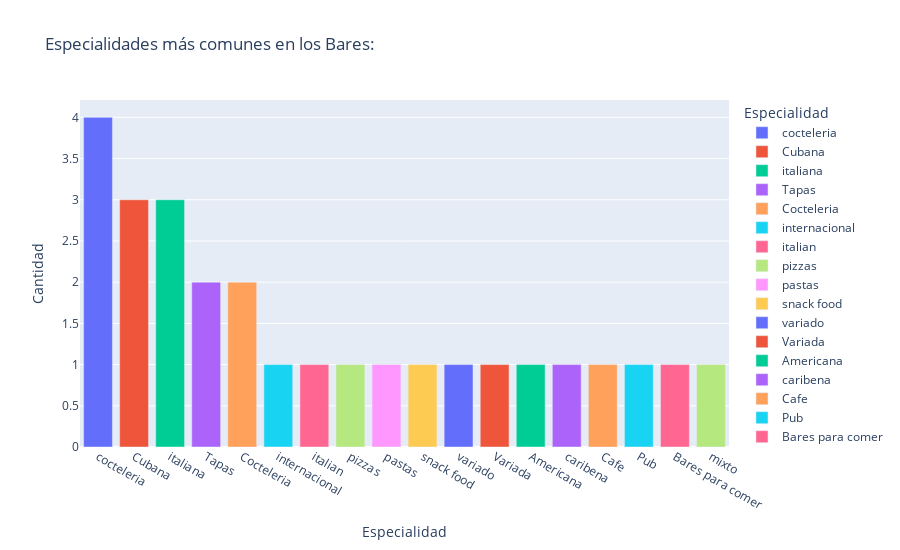
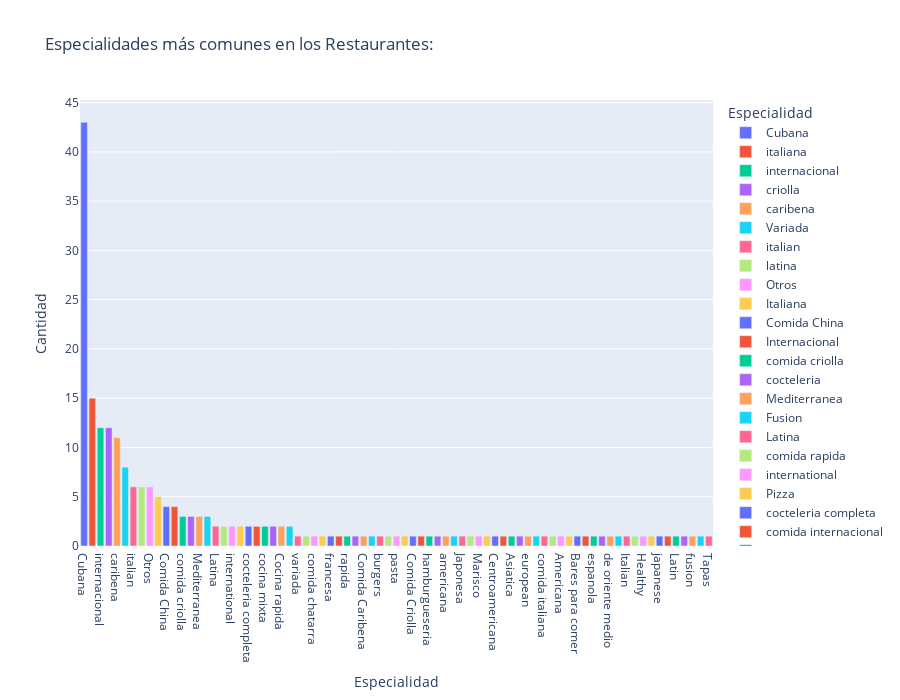

Here is the notebook cell these charts were saved with, in order:
### Markdown cell above
4. **Especialidades Más Comunes**:
    * **Gráfico**: Gráficos de barras que muestran las especialidades más comunes en bares, restaurantes y bar-restaurantes.
    * **Utilidad**: Este análisis ayuda a identificar las preferencias gastronómicas y las tendencias del mercado, lo que puede ser útil para ajustar la oferta de los establecimientos.

### Code cell
df_bar = df[df['type'] == 'bar']
df_restaurant = df[df['type'] == 'restaurant']
df_barrestaurant = df[df['type'] == 'barrestaurant']

df_bar = df_bar['speciality'].explode().value_counts().reset_index()
df_restaurant = df_restaurant['speciality'].explode().value_counts().reset_index()
df_barrestaurant = df_barrestaurant['speciality'].explode().value_counts().reset_index()

fig_bar = px.bar(
    df_bar,
    x='speciality',
    y='count',
    title='Especialidades más comunes en los Bares:',
    labels={'speciality': 'Especialidad', 'count': 'Cantidad'},
    color='speciality',
    height=550
)

fig_restaurant = px.bar(
    df_restaurant,
    x='speciality',
    y='count',
    title='Especialidades más comunes en los Restaurantes:',
    labels={'speciality': 'Especialidad', 'count': 'Cantidad'},
    color='speciality',
    height=700
)

fig_barrestaurant = px.bar(
    df_barrestaurant,
    x='speciality',
    y='count',
    title='Especialidades más comunes en los Bares-restaurantes:',
    labels={'speciality': 'Especialidad', 'count': 'Cantidad'},
    color='speciality',
    height=550
)


fig_bar.show()
fig_restaurant.show()
fig_barrestaurant.show()

### Figure 1 — Plotly figure (JSON) as saved in the notebook; plotly's stock layout.template omitted (floating-point values rounded to 4 significant figures)
{"data": [{"hovertemplate": "Especialidad=%{x}<br>Cantidad=%{y}<extra></extra>", "legendgroup": "cocteleria", "marker": {"color": "#636efa", "pattern": {"shape": ""}}, "name": "cocteleria", "orientation": "v", "showlegend": true, "textposition": "auto", "type": "bar", "x": ["cocteleria"], "xaxis": "x", "y": [4], "yaxis": "y"}, {"hovertemplate": "Especialidad=%{x}<br>Cantidad=%{y}<extra></extra>", "legendgroup": "Cubana", "marker": {"color": "#EF553B", "pattern": {"shape": ""}}, "name": "Cubana", "orientation": "v", "showlegend": true, "textposition": "auto", "type": "bar", "x": ["Cubana"], "xaxis": "x", "y": [3], "yaxis": "y"}, {"hovertemplate": "Especialidad=%{x}<br>Cantidad=%{y}<extra></extra>", "legendgroup": "italiana", "marker": {"color": "#00cc96", "pattern": {"shape": ""}}, "name": "italiana", "orientation": "v", "showlegend": true, "textposition": "auto", "type": "bar", "x": ["italiana"], "xaxis": "x", "y": [3], "yaxis": "y"}, {"hovertemplate": "Especialidad=%{x}<br>Cantidad=%{y}<extra></extra>", "legendgroup": "Tapas", "marker": {"color": "#ab63fa", "pattern": {"shape": ""}}, "name": "Tapas", "orientation": "v", "showlegend": true, "textposition": "auto", "type": "bar", "x": ["Tapas"], "xaxis": "x", "y": [2], "yaxis": "y"}, {"hovertemplate": "Especialidad=%{x}<br>Cantidad=%{y}<extra></extra>", "legendgroup": "Cocteleria", "marker": {"color": "#FFA15A", "pattern": {"shape": ""}}, "name": "Cocteleria", "orientation": "v", "showlegend": true, "textposition": "auto", "type": "bar", "x": ["Cocteleria"], "xaxis": "x", "y": [2], "yaxis": "y"}, {"hovertemplate": "Especialidad=%{x}<br>Cantidad=%{y}<extra></extra>", "legendgroup": "internacional", "marker": {"color": "#19d3f3", "pattern": {"shape": ""}}, "name": "internacional", "orientation": "v", "showlegend": true, "textposition": "auto", "type": "bar", "x": ["internacional"], "xaxis": "x", "y": [1], "yaxis": "y"}, {"hovertemplate": "Especialidad=%{x}<br>Cantidad=%{y}<extra></extra>", "legendgroup": "italian", "marker": {"color": "#FF6692", "pattern": {"shape": ""}}, "name": "italian", "orientation": "v", "showlegend": true, "textposition": "auto", "type": "bar", "x": ["italian"], "xaxis": "x", "y": [1], "yaxis": "y"}, {"hovertemplate": "Especialidad=%{x}<br>Cantidad=%{y}<extra></extra>", "legendgroup": "pizzas", "marker": {"color": "#B6E880", "pattern": {"shape": ""}}, "name": "pizzas", "orientation": "v", "showlegend": true, "textposition": "auto", "type": "bar", "x": ["pizzas"], "xaxis": "x", "y": [1], "yaxis": "y"}, {"hovertemplate": "Especialidad=%{x}<br>Cantidad=%{y}<extra></extra>", "legendgroup": "pastas", "marker": {"color": "#FF97FF", "pattern": {"shape": ""}}, "name": "pastas", "orientation": "v", "showlegend": true, "textposition": "auto", "type": "bar", "x": ["pastas"], "xaxis": "x", "y": [1], "yaxis": "y"}, {"hovertemplate": "Especialidad=%{x}<br>Cantidad=%{y}<extra></extra>", "legendgroup": "snack food", "marker": {"color": "#FECB52", "pattern": {"shape": ""}}, "name": "snack food", "orientation": "v", "showlegend": true, "textposition": "auto", "type": "bar", "x": ["snack food"], "xaxis": "x", "y": [1], "yaxis": "y"}, {"hovertemplate": "Especialidad=%{x}<br>Cantidad=%{y}<extra></extra>", "legendgroup": "variado", "marker": {"color": "#636efa", "pattern": {"shape": ""}}, "name": "variado", "orientation": "v", "showlegend": true, "textposition": "auto", "type": "bar", "x": ["variado"], "xaxis": "x", "y": [1], "yaxis": "y"}, {"hovertemplate": "Especialidad=%{x}<br>Cantidad=%{y}<extra></extra>", "legendgroup": "Variada", "marker": {"color": "#EF553B", "pattern": {"shape": ""}}, "name": "Variada", "orientation": "v", "showlegend": true, "textposition": "auto", "type": "bar", "x": ["Variada"], "xaxis": "x", "y": [1], "yaxis": "y"}, {"hovertemplate": "Especialidad=%{x}<br>Cantidad=%{y}<extra></extra>", "legendgroup": "Americana", "marker": {"color": "#00cc96", "pattern": {"shape": ""}}, "name": "Americana", "orientation": "v", "showlegend": true, "textposition": "auto", "type": "bar", "x": ["Americana"], "xaxis": "x", "y": [1], "yaxis": "y"}, {"hovertemplate": "Especialidad=%{x}<br>Cantidad=%{y}<extra></extra>", "legendgroup": "caribena", "marker": {"color": "#ab63fa", "pattern": {"shape": ""}}, "name": "caribena", "orientation": "v", "showlegend": true, "textposition": "auto", "type": "bar", "x": ["caribena"], "xaxis": "x", "y": [1], "yaxis": "y"}, {"hovertemplate": "Especialidad=%{x}<br>Cantidad=%{y}<extra></extra>", "legendgroup": "Cafe", "marker": {"color": "#FFA15A", "pattern": {"shape": ""}}, "name": "Cafe", "orientation": "v", "showlegend": true, "textposition": "auto", "type": "bar", "x": ["Cafe"], "xaxis": "x", "y": [1], "yaxis": "y"}, {"hovertemplate": "Especialidad=%{x}<br>Cantidad=%{y}<extra></extra>", "legendgroup": "Pub", "marker": {"color": "#19d3f3", "pattern": {"shape": ""}}, "name": "Pub", "orientation": "v", "showlegend": true, "textposition": "auto", "type": "bar", "x": ["Pub"], "xaxis": "x", "y": [1], "yaxis": "y"}, {"hovertemplate": "Especialidad=%{x}<br>Cantidad=%{y}<extra></extra>", "legendgroup": "Bares para comer", "marker": {"color": "#FF6692", "pattern": {"shape": ""}}, "name": "Bares para comer", "orientation": "v", "showlegend": true, "textposition": "auto", "type": "bar", "x": ["Bares para comer"], "xaxis": "x", "y": [1], "yaxis": "y"}, {"hovertemplate": "Especialidad=%{x}<br>Cantidad=%{y}<extra></extra>", "legendgroup": "mixto", "marker": {"color": "#B6E880", "pattern": {"shape": ""}}, "name": "mixto", "orientation": "v", "showlegend": true, "textposition": "auto", "type": "bar", "x": ["mixto"], "xaxis": "x", "y": [1], "yaxis": "y"}], "layout": {"barmode": "relative", "height": 550, "legend": {"title": {"text": "Especialidad"}, "tracegroupgap": 0}, "title": {"text": "Especialidades más comunes en los Bares:"}, "xaxis": {"anchor": "y", "categoryarray": ["cocteleria", "Cubana", "italiana", "Tapas", "Cocteleria", "internacional", "italian", "pizzas", "pastas", "snack food", "variado", "Variada", "Americana", "caribena", "Cafe", "Pub", "Bares para comer", "mixto"], "categoryorder": "array", "domain": [0, 1], "title": {"text": "Especialidad"}}, "yaxis": {"anchor": "x", "domain": [0, 1], "title": {"text": "Cantidad"}}}}

### Figure 2 — Plotly figure (JSON) as saved in the notebook; plotly's stock layout.template omitted (floating-point values rounded to 4 significant figures)
{"data": [{"hovertemplate": "Especialidad=%{x}<br>Cantidad=%{y}<extra></extra>", "legendgroup": "Cubana", "marker": {"color": "#636efa", "pattern": {"shape": ""}}, "name": "Cubana", "orientation": "v", "showlegend": true, "textposition": "auto", "type": "bar", "x": ["Cubana"], "xaxis": "x", "y": [43], "yaxis": "y"}, {"hovertemplate": "Especialidad=%{x}<br>Cantidad=%{y}<extra></extra>", "legendgroup": "italiana", "marker": {"color": "#EF553B", "pattern": {"shape": ""}}, "name": "italiana", "orientation": "v", "showlegend": true, "textposition": "auto", "type": "bar", "x": ["italiana"], "xaxis": "x", "y": [15], "yaxis": "y"}, {"hovertemplate": "Especialidad=%{x}<br>Cantidad=%{y}<extra></extra>", "legendgroup": "internacional", "marker": {"color": "#00cc96", "pattern": {"shape": ""}}, "name": "internacional", "orientation": "v", "showlegend": true, "textposition": "auto", "type": "bar", "x": ["internacional"], "xaxis": "x", "y": [12], "yaxis": "y"}, {"hovertemplate": "Especialidad=%{x}<br>Cantidad=%{y}<extra></extra>", "legendgroup": "criolla", "marker": {"color": "#ab63fa", "pattern": {"shape": ""}}, "name": "criolla", "orientation": "v", "showlegend": true, "textposition": "auto", "type": "bar", "x": ["criolla"], "xaxis": "x", "y": [12], "yaxis": "y"}, {"hovertemplate": "Especialidad=%{x}<br>Cantidad=%{y}<extra></extra>", "legendgroup": "caribena", "marker": {"color": "#FFA15A", "pattern": {"shape": ""}}, "name": "caribena", "orientation": "v", "showlegend": true, "textposition": "auto", "type": "bar", "x": ["caribena"], "xaxis": "x", "y": [11], "yaxis": "y"}, {"hovertemplate": "Especialidad=%{x}<br>Cantidad=%{y}<extra></extra>", "legendgroup": "Variada", "marker": {"color": "#19d3f3", "pattern": {"shape": ""}}, "name": "Variada", "orientation": "v", "showlegend": true, "textposition": "auto", "type": "bar", "x": ["Variada"], "xaxis": "x", "y": [8], "yaxis": "y"}, {"hovertemplate": "Especialidad=%{x}<br>Cantidad=%{y}<extra></extra>", "legendgroup": "italian", "marker": {"color": "#FF6692", "pattern": {"shape": ""}}, "name": "italian", "orientation": "v", "showlegend": true, "textposition": "auto", "type": "bar", "x": ["italian"], "xaxis": "x", "y": [6], "yaxis": "y"}, {"hovertemplate": "Especialidad=%{x}<br>Cantidad=%{y}<extra></extra>", "legendgroup": "latina", "marker": {"color": "#B6E880", "pattern": {"shape": ""}}, "name": "latina", "orientation": "v", "showlegend": true, "textposition": "auto", "type": "bar", "x": ["latina"], "xaxis": "x", "y": [6], "yaxis": "y"}, {"hovertemplate": "Especialidad=%{x}<br>Cantidad=%{y}<extra></extra>", "legendgroup": "Otros", "marker": {"color": "#FF97FF", "pattern": {"shape": ""}}, "name": "Otros", "orientation": "v", "showlegend": true, "textposition": "auto", "type": "bar", "x": ["Otros"], "xaxis": "x", "y": [6], "yaxis": "y"}, {"hovertemplate": "Especialidad=%{x}<br>Cantidad=%{y}<extra></extra>", "legendgroup": "Italiana", "marker": {"color": "#FECB52", "pattern": {"shape": ""}}, "name": "Italiana", "orientation": "v", "showlegend": true, "textposition": "auto", "type": "bar", "x": ["Italiana"], "xaxis": "x", "y": [5], "yaxis": "y"}, {"hovertemplate": "Especialidad=%{x}<br>Cantidad=%{y}<extra></extra>", "legendgroup": "Comida China", "marker": {"color": "#636efa", "pattern": {"shape": ""}}, "name": "Comida China", "orientation": "v", "showlegend": true, "textposition": "auto", "type": "bar", "x": ["Comida China"], "xaxis": "x", "y": [4], "yaxis": "y"}, {"hovertemplate": "Especialidad=%{x}<br>Cantidad=%{y}<extra></extra>", "legendgroup": "Internacional", "marker": {"color": "#EF553B", "pattern": {"shape": ""}}, "name": "Internacional", "orientation": "v", "showlegend": true, "textposition": "auto", "type": "bar", "x": ["Internacional"], "xaxis": "x", "y": [4], "yaxis": "y"}, {"hovertemplate": "Especialidad=%{x}<br>Cantidad=%{y}<extra></extra>", "legendgroup": "comida criolla", "marker": {"color": "#00cc96", "pattern": {"shape": ""}}, "name": "comida criolla", "orientation": "v", "showlegend": true, "textposition": "auto", "type": "bar", "x": ["comida criolla"], "xaxis": "x", "y": [3], "yaxis": "y"}, {"hovertemplate": "Especialidad=%{x}<br>Cantidad=%{y}<extra></extra>", "legendgroup": "cocteleria", "marker": {"color": "#ab63fa", "pattern": {"shape": ""}}, "name": "cocteleria", "orientation": "v", "showlegend": true, "textposition": "auto", "type": "bar", "x": ["cocteleria"], "xaxis": "x", "y": [3], "yaxis": "y"}, {"hovertemplate": "Especialidad=%{x}<br>Cantidad=%{y}<extra></extra>", "legendgroup": "Mediterranea", "marker": {"color": "#FFA15A", "pattern": {"shape": ""}}, "name": "Mediterranea", "orientation": "v", "showlegend": true, "textposition": "auto", "type": "bar", "x": ["Mediterranea"], "xaxis": "x", "y": [3], "yaxis": "y"}, {"hovertemplate": "Especialidad=%{x}<br>Cantidad=%{y}<extra></extra>", "legendgroup": "Fusion", "marker": {"color": "#19d3f3", "pattern": {"shape": ""}}, "name": "Fusion", "orientation": "v", "showlegend": true, "textposition": "auto", "type": "bar", "x": ["Fusion"], "xaxis": "x", "y": [3], "yaxis": "y"}, {"hovertemplate": "Especialidad=%{x}<br>Cantidad=%{y}<extra></extra>", "legendgroup": "Latina", "marker": {"color": "#FF6692", "pattern": {"shape": ""}}, "name": "Latina", "orientation": "v", "showlegend": true, "textposition": "auto", "type": "bar", "x": ["Latina"], "xaxis": "x", "y": [2], "yaxis": "y"}, {"hovertemplate": "Especialidad=%{x}<br>Cantidad=%{y}<extra></extra>", "legendgroup": "comida rapida", "marker": {"color": "#B6E880", "pattern": {"shape": ""}}, "name": "comida rapida", "orientation": "v", "showlegend": true, "textposition": "auto", "type": "bar", "x": ["comida rapida"], "xaxis": "x", "y": [2], "yaxis": "y"}, {"hovertemplate": "Especialidad=%{x}<br>Cantidad=%{y}<extra></extra>", "legendgroup": "international", "marker": {"color": "#FF97FF", "pattern": {"shape": ""}}, "name": "international", "orientation": "v", "showlegend": true, "textposition": "auto", "type": "bar", "x": ["international"], "xaxis": "x", "y": [2], "yaxis": "y"}, {"hovertemplate": "Especialidad=%{x}<br>Cantidad=%{y}<extra></extra>", "legendgroup": "Pizza", "marker": {"color": "#FECB52", "pattern": {"shape": ""}}, "name": "Pizza", "orientation": "v", "showlegend": true, "textposition": "auto", "type": "bar", "x": ["Pizza"], "xaxis": "x", "y": [2], "yaxis": "y"}, {"hovertemplate": "Especialidad=%{x}<br>Cantidad=%{y}<extra></extra>", "legendgroup": "cocteleria completa", "marker": {"color": "#636efa", "pattern": {"shape": ""}}, "name": "cocteleria completa", "orientation": "v", "showlegend": true, "textposition": "auto", "type": "bar", "x": ["cocteleria completa"], "xaxis": "x", "y": [2], "yaxis": "y"}, {"hovertemplate": "Especialidad=%{x}<br>Cantidad=%{y}<extra></extra>", "legendgroup": "comida internacional", "marker": {"color": "#EF553B", "pattern": {"shape": ""}}, "name": "comida internacional", "orientation": "v", "showlegend": true, "textposition": "auto", "type": "bar", "x": ["comida internacional"], "xaxis": "x", "y": [2], "yaxis": "y"}, {"hovertemplate": "Especialidad=%{x}<br>Cantidad=%{y}<extra></extra>", "legendgroup": "cocina mixta", "marker": {"color": "#00cc96", "pattern": {"shape": ""}}, "name": "cocina mixta", "orientation": "v", "showlegend": true, "textposition": "auto", "type": "bar", "x": ["cocina mixta"], "xaxis": "x", "y": [2], "yaxis": "y"}, {"hovertemplate": "Especialidad=%{x}<br>Cantidad=%{y}<extra></extra>", "legendgroup": "Pizzeria", "marker": {"color": "#ab63fa", "pattern": {"shape": ""}}, "name": "Pizzeria", "orientation": "v", "showlegend": true, "textposition": "auto", "type": "bar", "x": ["Pizzeria"], "xaxis": "x", "y": [2], "yaxis": "y"}, {"hovertemplate": "Especialidad=%{x}<br>Cantidad=%{y}<extra></extra>", "legendgroup": "Cocina rapida", "marker": {"color": "#FFA15A", "pattern": {"shape": ""}}, "name": "Cocina rapida", "orientation": "v", "showlegend": true, "textposition": "auto", "type": "bar", "x": ["Cocina rapida"], "xaxis": "x", "y": [2], "yaxis": "y"}, {"hovertemplate": "Especialidad=%{x}<br>Cantidad=%{y}<extra></extra>", "legendgroup": "mediterranean", "marker": {"color": "#19d3f3", "pattern": {"shape": ""}}, "name": "mediterranean", "orientation": "v", "showlegend": true, "textposition": "auto", "type": "bar", "x": ["mediterranean"], "xaxis": "x", "y": [2], "yaxis": "y"}, {"hovertemplate": "Especialidad=%{x}<br>Cantidad=%{y}<extra></extra>", "legendgroup": "variada", "marker": {"color": "#FF6692", "pattern": {"shape": ""}}, "name": "variada", "orientation": "v", "showlegend": true, "textposition": "auto", "type": "bar", "x": ["variada"], "xaxis": "x", "y": [1], "yaxis": "y"}, {"hovertemplate": "Especialidad=%{x}<br>Cantidad=%{y}<extra></extra>", "legendgroup": "Cocina mixta", "marker": {"color": "#B6E880", "pattern": {"shape": ""}}, "name": "Cocina mixta", "orientation": "v", "showlegend": true, "textposition": "auto", "type": "bar", "x": ["Cocina mixta"], "xaxis": "x", "y": [1], "yaxis": "y"}, {"hovertemplate": "Especialidad=%{x}<br>Cantidad=%{y}<extra></extra>", "legendgroup": "comida chatarra", "marker": {"color": "#FF97FF", "pattern": {"shape": ""}}, "name": "comida chatarra", "orientation": "v", "showlegend": true, "textposition": "auto", "type": "bar", "x": ["comida chatarra"], "xaxis": "x", "y": [1], "yaxis": "y"}, {"hovertemplate": "Especialidad=%{x}<br>Cantidad=%{y}<extra></extra>", "legendgroup": "comida mixta", "marker": {"color": "#FECB52", "pattern": {"shape": ""}}, "name": "comida mixta", "orientation": "v", "showlegend": true, "textposition": "auto", "type": "bar", "x": ["comida mixta"], "xaxis": "x", "y": [1], "yaxis": "y"}, {"hovertemplate": "Especialidad=%{x}<br>Cantidad=%{y}<extra></extra>", "legendgroup": "francesa", "marker": {"color": "#636efa", "pattern": {"shape": ""}}, "name": "francesa", "orientation": "v", "showlegend": true, "textposition": "auto", "type": "bar", "x": ["francesa"], "xaxis": "x", "y": [1], "yaxis": "y"}, {"hovertemplate": "Especialidad=%{x}<br>Cantidad=%{y}<extra></extra>", "legendgroup": "Cocina criolla", "marker": {"color": "#EF553B", "pattern": {"shape": ""}}, "name": "Cocina criolla", "orientation": "v", "showlegend": true, "textposition": "auto", "type": "bar", "x": ["Cocina criolla"], "xaxis": "x", "y": [1], "yaxis": "y"}, {"hovertemplate": "Especialidad=%{x}<br>Cantidad=%{y}<extra></extra>", "legendgroup": "rapida", "marker": {"color": "#00cc96", "pattern": {"shape": ""}}, "name": "rapida", "orientation": "v", "showlegend": true, "textposition": "auto", "type": "bar", "x": ["rapida"], "xaxis": "x", "y": [1], "yaxis": "y"}, {"hovertemplate": "Especialidad=%{x}<br>Cantidad=%{y}<extra></extra>", "legendgroup": "Comida Italiana", "marker": {"color": "#ab63fa", "pattern": {"shape": ""}}, "name": "Comida Italiana", "orientation": "v", "showlegend": true, "textposition": "auto", "type": "bar", "x": ["Comida Italiana"], "xaxis": "x", "y": [1], "yaxis": "y"}, {"hovertemplate": "Especialidad=%{x}<br>Cantidad=%{y}<extra></extra>", "legendgroup": "Comida Caribena", "marker": {"color": "#FFA15A", "pattern": {"shape": ""}}, "name": "Comida Caribena", "orientation": "v", "showlegend": true, "textposition": "auto", "type": "bar", "x": ["Comida Caribena"], "xaxis": "x", "y": [1], "yaxis": "y"}, {"hovertemplate": "Especialidad=%{x}<br>Cantidad=%{y}<extra></extra>", "legendgroup": "entrantes", "marker": {"color": "#19d3f3", "pattern": {"shape": ""}}, "name": "entrantes", "orientation": "v", "showlegend": true, "textposition": "auto", "type": "bar", "x": ["entrantes"], "xaxis": "x", "y": [1], "yaxis": "y"}, {"hovertemplate": "Especialidad=%{x}<br>Cantidad=%{y}<extra></extra>", "legendgroup": "burgers", "marker": {"color": "#FF6692", "pattern": {"shape": ""}}, "name": "burgers", "orientation": "v", "showlegend": true, "textposition": "auto", "type": "bar", "x": ["burgers"], "xaxis": "x", "y": [1], "yaxis": "y"}, {"hovertemplate": "Especialidad=%{x}<br>Cantidad=%{y}<extra></extra>", "legendgroup": "Criolla", "marker": {"color": "#B6E880", "pattern": {"shape": ""}}, "name": "Criolla", "orientation": "v", "showlegend": true, "textposition": "auto", "type": "bar", "x": ["Criolla"], "xaxis": "x", "y": [1], "yaxis": "y"}, {"hovertemplate": "Especialidad=%{x}<br>Cantidad=%{y}<extra></extra>", "legendgroup": "pasta", "marker": {"color": "#FF97FF", "pattern": {"shape": ""}}, "name": "pasta", "orientation": "v", "showlegend": true, "textposition": "auto", "type": "bar", "x": ["pasta"], "xaxis": "x", "y": [1], "yaxis": "y"}, {"hovertemplate": "Especialidad=%{x}<br>Cantidad=%{y}<extra></extra>", "legendgroup": "Hamburguesera", "marker": {"color": "#FECB52", "pattern": {"shape": ""}}, "name": "Hamburguesera", "orientation": "v", "showlegend": true, "textposition": "auto", "type": "bar", "x": ["Hamburguesera"], "xaxis": "x", "y": [1], "yaxis": "y"}, {"hovertemplate": "Especialidad=%{x}<br>Cantidad=%{y}<extra></extra>", "legendgroup": "Comida Criolla", "marker": {"color": "#636efa", "pattern": {"shape": ""}}, "name": "Comida Criolla", "orientation": "v", "showlegend": true, "textposition": "auto", "type": "bar", "x": ["Comida Criolla"], "xaxis": "x", "y": [1], "yaxis": "y"}, {"hovertemplate": "Especialidad=%{x}<br>Cantidad=%{y}<extra></extra>", "legendgroup": "Desayunos", "marker": {"color": "#EF553B", "pattern": {"shape": ""}}, "name": "Desayunos", "orientation": "v", "showlegend": true, "textposition": "auto", "type": "bar", "x": ["Desayunos"], "xaxis": "x", "y": [1], "yaxis": "y"}, {"hovertemplate": "Especialidad=%{x}<br>Cantidad=%{y}<extra></extra>", "legendgroup": "hamburgueseria", "marker": {"color": "#00cc96", "pattern": {"shape": ""}}, "name": "hamburgueseria", "orientation": "v", "showlegend": true, "textposition": "auto", "type": "bar", "x": ["hamburgueseria"], "xaxis": "x", "y": [1], "yaxis": "y"}, {"hovertemplate": "Especialidad=%{x}<br>Cantidad=%{y}<extra></extra>", "legendgroup": "mexicana", "marker": {"color": "#ab63fa", "pattern": {"shape": ""}}, "name": "mexicana", "orientation": "v", "showlegend": true, "textposition": "auto", "type": "bar", "x": ["mexicana"], "xaxis": "x", "y": [1], "yaxis": "y"}, {"hovertemplate": "Especialidad=%{x}<br>Cantidad=%{y}<extra></extra>", "legendgroup": "americana", "marker": {"color": "#FFA15A", "pattern": {"shape": ""}}, "name": "americana", "orientation": "v", "showlegend": true, "textposition": "auto", "type": "bar", "x": ["americana"], "xaxis": "x", "y": [1], "yaxis": "y"}, {"hovertemplate": "Especialidad=%{x}<br>Cantidad=%{y}<extra></extra>", "legendgroup": "Sushi", "marker": {"color": "#19d3f3", "pattern": {"shape": ""}}, "name": "Sushi", "orientation": "v", "showlegend": true, "textposition": "auto", "type": "bar", "x": ["Sushi"], "xaxis": "x", "y": [1], "yaxis": "y"}, {"hovertemplate": "Especialidad=%{x}<br>Cantidad=%{y}<extra></extra>", "legendgroup": "Japonesa", "marker": {"color": "#FF6692", "pattern": {"shape": ""}}, "name": "Japonesa", "orientation": "v", "showlegend": true, "textposition": "auto", "type": "bar", "x": ["Japonesa"], "xaxis": "x", "y": [1], "yaxis": "y"}, {"hovertemplate": "Especialidad=%{x}<br>Cantidad=%{y}<extra></extra>", "legendgroup": "Saludable", "marker": {"color": "#B6E880", "pattern": {"shape": ""}}, "name": "Saludable", "orientation": "v", "showlegend": true, "textposition": "auto", "type": "bar", "x": ["Saludable"], "xaxis": "x", "y": [1], "yaxis": "y"}, {"hovertemplate": "Especialidad=%{x}<br>Cantidad=%{y}<extra></extra>", "legendgroup": "Marisco", "marker": {"color": "#FF97FF", "pattern": {"shape": ""}}, "name": "Marisco", "orientation": "v", "showlegend": true, "textposition": "auto", "type": "bar", "x": ["Marisco"], "xaxis": "x", "y": [1], "yaxis": "y"}, {"hovertemplate": "Especialidad=%{x}<br>Cantidad=%{y}<extra></extra>", "legendgroup": "Comida Cubana", "marker": {"color": "#FECB52", "pattern": {"shape": ""}}, "name": "Comida Cubana", "orientation": "v", "showlegend": true, "textposition": "auto", "type": "bar", "x": ["Comida Cubana"], "xaxis": "x", "y": [1], "yaxis": "y"}, {"hovertemplate": "Especialidad=%{x}<br>Cantidad=%{y}<extra></extra>", "legendgroup": "Centroamericana", "marker": {"color": "#636efa", "pattern": {"shape": ""}}, "name": "Centroamericana", "orientation": "v", "showlegend": true, "textposition": "auto", "type": "bar", "x": ["Centroamericana"], "xaxis": "x", "y": [1], "yaxis": "y"}, {"hovertemplate": "Especialidad=%{x}<br>Cantidad=%{y}<extra></extra>", "legendgroup": "sandwiches", "marker": {"color": "#EF553B", "pattern": {"shape": ""}}, "name": "sandwiches", "orientation": "v", "showlegend": true, "textposition": "auto", "type": "bar", "x": ["sandwiches"], "xaxis": "x", "y": [1], "yaxis": "y"}, {"hovertemplate": "Especialidad=%{x}<br>Cantidad=%{y}<extra></extra>", "legendgroup": "Asiatica", "marker": {"color": "#00cc96", "pattern": {"shape": ""}}, "name": "Asiatica", "orientation": "v", "showlegend": true, "textposition": "auto", "type": "bar", "x": ["Asiatica"], "xaxis": "x", "y": [1], "yaxis": "y"}, {"hovertemplate": "Especialidad=%{x}<br>Cantidad=%{y}<extra></extra>", "legendgroup": "cocina italiana", "marker": {"color": "#ab63fa", "pattern": {"shape": ""}}, "name": "cocina italiana", "orientation": "v", "showlegend": true, "textposition": "auto", "type": "bar", "x": ["cocina italiana"], "xaxis": "x", "y": [1], "yaxis": "y"}, {"hovertemplate": "Especialidad=%{x}<br>Cantidad=%{y}<extra></extra>", "legendgroup": "european", "marker": {"color": "#FFA15A", "pattern": {"shape": ""}}, "name": "european", "orientation": "v", "showlegend": true, "textposition": "auto", "type": "bar", "x": ["european"], "xaxis": "x", "y": [1], "yaxis": "y"}, {"hovertemplate": "Especialidad=%{x}<br>Cantidad=%{y}<extra></extra>", "legendgroup": "hamburgers", "marker": {"color": "#19d3f3", "pattern": {"shape": ""}}, "name": "hamburgers", "orientation": "v", "showlegend": true, "textposition": "auto", "type": "bar", "x": ["hamburgers"], "xaxis": "x", "y": [1], "yaxis": "y"}, {"hovertemplate": "Especialidad=%{x}<br>Cantidad=%{y}<extra></extra>", "legendgroup": "comida italiana", "marker": {"color": "#FF6692", "pattern": {"shape": ""}}, "name": "comida italiana", "orientation": "v", "showlegend": true, "textposition": "auto", "type": "bar", "x": ["comida italiana"], "xaxis": "x", "y": [1], "yaxis": "y"}, {"hovertemplate": "Especialidad=%{x}<br>Cantidad=%{y}<extra></extra>", "legendgroup": "Mexicana", "marker": {"color": "#B6E880", "pattern": {"shape": ""}}, "name": "Mexicana", "orientation": "v", "showlegend": true, "textposition": "auto", "type": "bar", "x": ["Mexicana"], "xaxis": "x", "y": [1], "yaxis": "y"}, {"hovertemplate": "Especialidad=%{x}<br>Cantidad=%{y}<extra></extra>", "legendgroup": "Americana", "marker": {"color": "#FF97FF", "pattern": {"shape": ""}}, "name": "Americana", "orientation": "v", "showlegend": true, "textposition": "auto", "type": "bar", "x": ["Americana"], "xaxis": "x", "y": [1], "yaxis": "y"}, {"hovertemplate": "Especialidad=%{x}<br>Cantidad=%{y}<extra></extra>", "legendgroup": "Cafe", "marker": {"color": "#FECB52", "pattern": {"shape": ""}}, "name": "Cafe", "orientation": "v", "showlegend": true, "textposition": "auto", "type": "bar", "x": ["Cafe"], "xaxis": "x", "y": [1], "yaxis": "y"}, {"hovertemplate": "Especialidad=%{x}<br>Cantidad=%{y}<extra></extra>", "legendgroup": "Bares para comer", "marker": {"color": "#636efa", "pattern": {"shape": ""}}, "name": "Bares para comer", "orientation": "v", "showlegend": true, "textposition": "auto", "type": "bar", "x": ["Bares para comer"], "xaxis": "x", "y": [1], "yaxis": "y"}, {"hovertemplate": "Especialidad=%{x}<br>Cantidad=%{y}<extra></extra>", "legendgroup": "Pizzas", "marker": {"color": "#EF553B", "pattern": {"shape": ""}}, "name": "Pizzas", "orientation": "v", "showlegend": true, "textposition": "auto", "type": "bar", "x": ["Pizzas"], "xaxis": "x", "y": [1], "yaxis": "y"}, {"hovertemplate": "Especialidad=%{x}<br>Cantidad=%{y}<extra></extra>", "legendgroup": "espanola", "marker": {"color": "#00cc96", "pattern": {"shape": ""}}, "name": "espanola", "orientation": "v", "showlegend": true, "textposition": "auto", "type": "bar", "x": ["espanola"], "xaxis": "x", "y": [1], "yaxis": "y"}, {"hovertemplate": "Especialidad=%{x}<br>Cantidad=%{y}<extra></extra>", "legendgroup": "Comida libanesa", "marker": {"color": "#ab63fa", "pattern": {"shape": ""}}, "name": "Comida libanesa", "orientation": "v", "showlegend": true, "textposition": "auto", "type": "bar", "x": ["Comida libanesa"], "xaxis": "x", "y": [1], "yaxis": "y"}, {"hovertemplate": "Especialidad=%{x}<br>Cantidad=%{y}<extra></extra>", "legendgroup": "de oriente medio", "marker": {"color": "#FFA15A", "pattern": {"shape": ""}}, "name": "de oriente medio", "orientation": "v", "showlegend": true, "textposition": "auto", "type": "bar", "x": ["de oriente medio"], "xaxis": "x", "y": [1], "yaxis": "y"}, {"hovertemplate": "Especialidad=%{x}<br>Cantidad=%{y}<extra></extra>", "legendgroup": "Comida cubana", "marker": {"color": "#19d3f3", "pattern": {"shape": ""}}, "name": "Comida cubana", "orientation": "v", "showlegend": true, "textposition": "auto", "type": "bar", "x": ["Comida cubana"], "xaxis": "x", "y": [1], "yaxis": "y"}, {"hovertemplate": "Especialidad=%{x}<br>Cantidad=%{y}<extra></extra>", "legendgroup": "Italian", "marker": {"color": "#FF6692", "pattern": {"shape": ""}}, "name": "Italian", "orientation": "v", "showlegend": true, "textposition": "auto", "type": "bar", "x": ["Italian"], "xaxis": "x", "y": [1], "yaxis": "y"}, {"hovertemplate": "Especialidad=%{x}<br>Cantidad=%{y}<extra></extra>", "legendgroup": "Mediterranean", "marker": {"color": "#B6E880", "pattern": {"shape": ""}}, "name": "Mediterranean", "orientation": "v", "showlegend": true, "textposition": "auto", "type": "bar", "x": ["Mediterranean"], "xaxis": "x", "y": [1], "yaxis": "y"}, {"hovertemplate": "Especialidad=%{x}<br>Cantidad=%{y}<extra></extra>", "legendgroup": "Healthy", "marker": {"color": "#FF97FF", "pattern": {"shape": ""}}, "name": "Healthy", "orientation": "v", "showlegend": true, "textposition": "auto", "type": "bar", "x": ["Healthy"], "xaxis": "x", "y": [1], "yaxis": "y"}, {"hovertemplate": "Especialidad=%{x}<br>Cantidad=%{y}<extra></extra>", "legendgroup": "Espanola", "marker": {"color": "#FECB52", "pattern": {"shape": ""}}, "name": "Espanola", "orientation": "v", "showlegend": true, "textposition": "auto", "type": "bar", "x": ["Espanola"], "xaxis": "x", "y": [1], "yaxis": "y"}, {"hovertemplate": "Especialidad=%{x}<br>Cantidad=%{y}<extra></extra>", "legendgroup": "japanese", "marker": {"color": "#636efa", "pattern": {"shape": ""}}, "name": "japanese", "orientation": "v", "showlegend": true, "textposition": "auto", "type": "bar", "x": ["japanese"], "xaxis": "x", "y": [1], "yaxis": "y"}, {"hovertemplate": "Especialidad=%{x}<br>Cantidad=%{y}<extra></extra>", "legendgroup": "Caribean", "marker": {"color": "#EF553B", "pattern": {"shape": ""}}, "name": "Caribean", "orientation": "v", "showlegend": true, "textposition": "auto", "type": "bar", "x": ["Caribean"], "xaxis": "x", "y": [1], "yaxis": "y"}, {"hovertemplate": "Especialidad=%{x}<br>Cantidad=%{y}<extra></extra>", "legendgroup": "Latin", "marker": {"color": "#00cc96", "pattern": {"shape": ""}}, "name": "Latin", "orientation": "v", "showlegend": true, "textposition": "auto", "type": "bar", "x": ["Latin"], "xaxis": "x", "y": [1], "yaxis": "y"}, {"hovertemplate": "Especialidad=%{x}<br>Cantidad=%{y}<extra></extra>", "legendgroup": "International", "marker": {"color": "#ab63fa", "pattern": {"shape": ""}}, "name": "International", "orientation": "v", "showlegend": true, "textposition": "auto", "type": "bar", "x": ["International"], "xaxis": "x", "y": [1], "yaxis": "y"}, {"hovertemplate": "Especialidad=%{x}<br>Cantidad=%{y}<extra></extra>", "legendgroup": "fusion", "marker": {"color": "#FFA15A", "pattern": {"shape": ""}}, "name": "fusion", "orientation": "v", "showlegend": true, "textposition": "auto", "type": "bar", "x": ["fusion"], "xaxis": "x", "y": [1], "yaxis": "y"}, {"hovertemplate": "Especialidad=%{x}<br>Cantidad=%{y}<extra></extra>", "legendgroup": "Centroamerican", "marker": {"color": "#19d3f3", "pattern": {"shape": ""}}, "name": "Centroamerican", "orientation": "v", "showlegend": true, "textposition": "auto", "type": "bar", "x": ["Centroamerican"], "xaxis": "x", "y": [1], "yaxis": "y"}, {"hovertemplate": "Especialidad=%{x}<br>Cantidad=%{y}<extra></extra>", "legendgroup": "Tapas", "marker": {"color": "#FF6692", "pattern": {"shape": ""}}, "name": "Tapas", "orientation": "v", "showlegend": true, "textposition": "auto", "type": "bar", "x": ["Tapas"], "xaxis": "x", "y": [1], "yaxis": "y"}], "layout": {"barmode": "relative", "height": 700, "legend": {"title": {"text": "Especialidad"}, "tracegroupgap": 0}, "title": {"text": "Especialidades más comunes en los Restaurantes:"}, "xaxis": {"anchor": "y", "categoryarray": ["Cubana", "italiana", "internacional", "criolla", "caribena", "Variada", "italian", "latina", "Otros", "Italiana", "Comida China", "Internacional", "comida criolla", "cocteleria", "Mediterranea", "Fusion", "Latina", "comida rapida", "international", "Pizza", "cocteleria completa", "comida internacional", "cocina mixta", "Pizzeria", "Cocina rapida", "mediterranean", "variada", "Cocina mixta", "comida chatarra", "comida mixta", "francesa", "Cocina criolla", "rapida", "Comida Italiana", "Comida Caribena", "entrantes", "burgers", "Criolla", "pasta", "Hamburguesera", "Comida Criolla", "Desayunos", "hamburgueseria", "mexicana", "americana", "Sushi", "Japonesa", "Saludable", "Marisco", "Comida Cubana", "Centroamericana", "sandwiches", "Asiatica", "cocina italiana", "european", "hamburgers", "comida italiana", "Mexicana", "Americana", "Cafe", "Bares para comer", "Pizzas", "espanola", "Comida libanesa", "de oriente medio", "Comida cubana", "Italian", "Mediterranean", "Healthy", "Espanola", "japanese", "Caribean", "Latin", "International", "fusion", "Centroamerican", "Tapas"], "categoryorder": "array", "domain": [0, 1], "title": {"text": "Especialidad"}}, "yaxis": {"anchor": "x", "domain": [0, 1], "title": {"text": "Cantidad"}}}}
